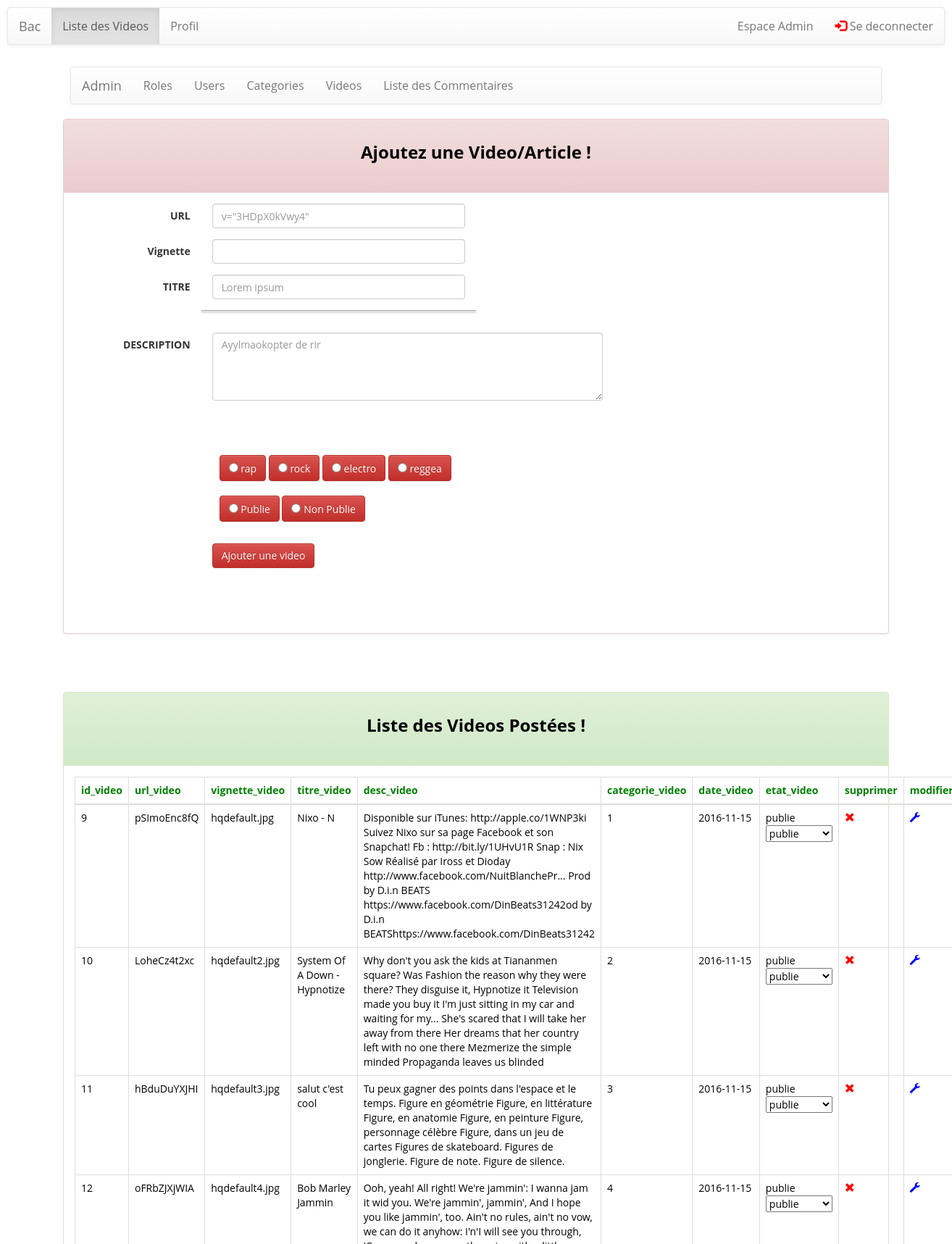
The app's page /formuAjoutVideo.php (signed in, upper part), older data.
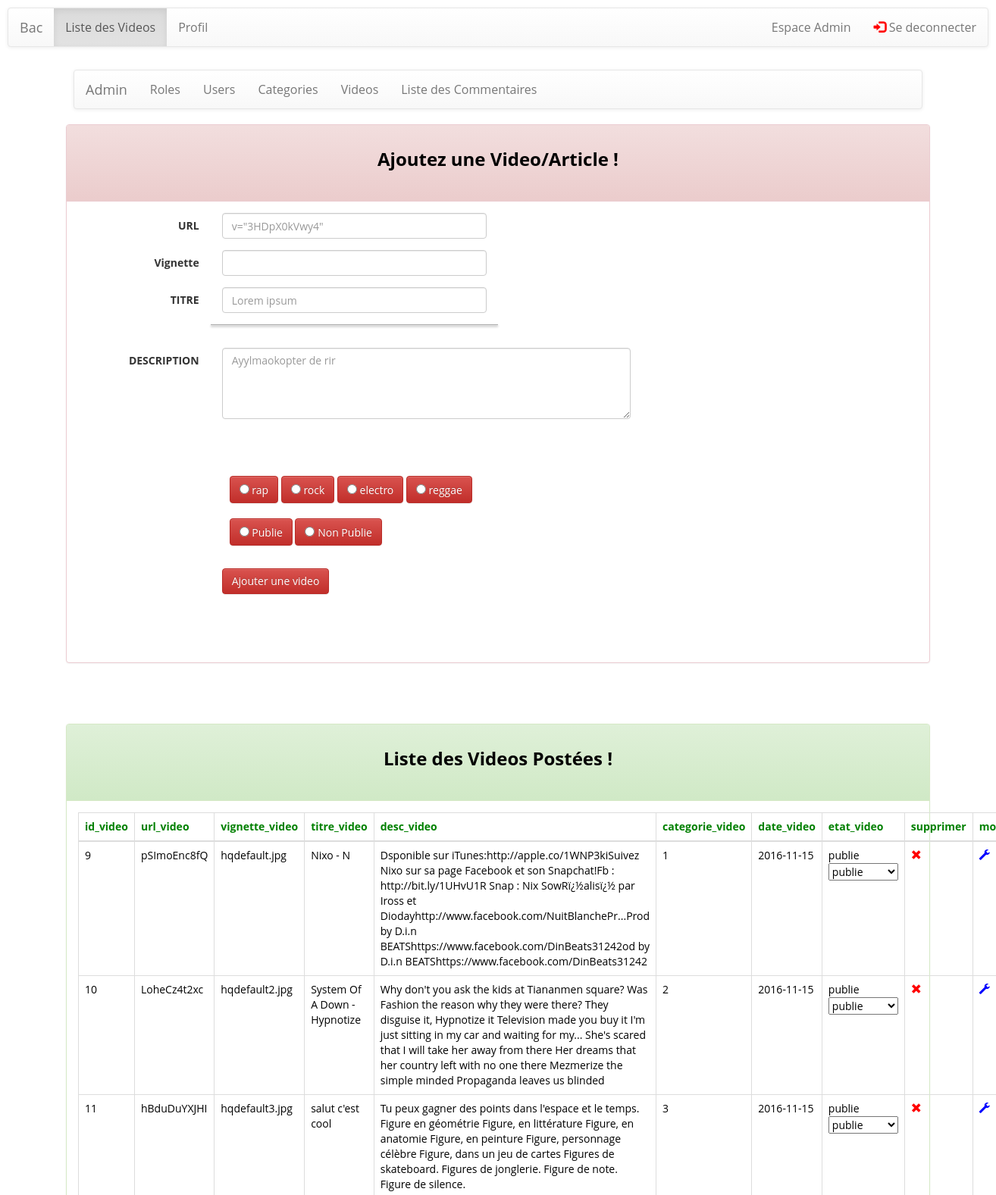
The same page, newer data.
### tables this page shows
CREATE TABLE `categories` (
  `id_categorie` int(11) NOT NULL,
  `nom_categorie` varchar(50) NOT NULL
);

CREATE TABLE `videos` (
  `id_video` int(11) NOT NULL,
  `url_video` varchar(255) NOT NULL,
  `vignette_video` varchar(255) NOT NULL,
  `titre_video` varchar(255) NOT NULL,
  `desc_video` varchar(2000) NOT NULL,
  `categorie_video` varchar(255) NOT NULL,
  `date_video` date DEFAULT NULL,
  `etat_video` varchar(20) NOT NULL
);

### listVideos.php (the view, shortened to what the changed rows need)
<div class="container">
    <div class="panel panel-success">
        <div class="panel-body">
<?php
$link = mysqli_connect('localhost','knab','knab','bac');
$tableHeading =array('id_video',
    'url_video',
    'vignette_video',
    'titre_video',
    'desc_video',
    'categorie_video',
    'date_video',
    'etat_video');
$tableHeading[]='supprimer';
$tableHeading[]='modifier';
echo "<table id='table' class='table table-bordered table-responsive table-hover'>";
echo "<thead><tr>";
$i=0;
$tailleChamps = count($tableHeading);
for( $i; $i < $tailleChamps; $i++)
{  ?>
    <th><?=$tableHeading[$i]?></th>
<?php }
echo "</tr></thead>";
echo "<tbody>";
$videos = "SELECT * FROM videos
	LEFT JOIN categories
	ON videos.categorie_video = categories.id_categorie
	WHERE etat_video = 'publie'
	ORDER BY id_video";
$reponse = mysqli_query($link, $videos);
if(mysqli_num_rows($reponse)>0){
    while($row = mysqli_fetch_assoc($reponse)){
        echo '<form action="modifier_video.php" method="post">';
        echo "<tr class='".$row['id_video']."'>";
        echo "<td class='".$row['id_video']."'>".$row['id_video']."<input type='hidden' name='id_video' value='".$row['id_video']."'></td>";
        echo "<td class='".$row['url_video']."'>".$row['url_video']."<input type='hidden' name='url_video' value='".$row['url_video']."'></td>";
        echo "<td class='".$row['vignette_video']."'>".$row['vignette_video']."<input type='hidden' name='vignette_video' value='".$row['vignette_video']."'></td>";
        echo "<td class='".$row['titre_video']."'>".$row['titre_video']."<input type='hidden' name='titre_video' value='".$row['titre_video']."'></td>";
        echo "<td class='".$row['desc_video']."'>".$row['desc_video']."<input type='hidden' name='desc_video' value='".$row['desc_video']."'></td>";
        echo "<td class='".$row['categorie_video']."'>".$row['categorie_video']."<input type='hidden' name='categorie_video' value='".$row['categorie_video']."'></td>";
        echo "<td class='".$row['date_video']."'>".$row['date_video']."<input type='hidden' name='date_video' value='".$row['date_video']."'></td>";
        echo "<td class='".$row['etat_video']."'>".$row['etat_video']."<select type='hidden' name='etat_video'>
                                                                            <option value='publie'>publie</option>
                                                                            <option value='non publie'>non publie</option>
                                                                      </select>
                                                                         </td>";
        $champSupprimer = '<td><a id="'.$row["id_video"].'" href="javascript:void(0)" onclick="removeUser('.$row["id_video"].')">
						<span class="glyphicon glyphicon-remove"  style="color:red;" aria-hidden="true"></span></a></td>';
        echo $champSupprimer;
        $champModifier = ' <td><a  class="modifier" id="'.$row["id_video"].'" >
						<span class="glyphicon glyphicon-wrench" style="color:blue;" aria-hidden="true"></span></a>
						<input type="submit" name="modifier" value="modifier"></td>';
        echo $champModifier;
        echo "</tr>";
        echo '</form>';
    }
}
echo "</tbody>";
echo "</table>";
?>
        </div>
    </div>
</div>

### formuAjoutVideo.php (shortened to what the changed rows need)
<?php
include('config.php');
?>
<!DOCTYPE html>
<html lang="fr">
<head>
    <link rel="stylesheet" href="https://maxcdn.bootstrapcdn.com/bootstrap/3.3.6/css/bootstrap.min.css">
    <link rel="stylesheet" href="https://maxcdn.bootstrapcdn.com/bootstrap/3.3.6/css/bootstrap-theme.min.css">
    <link href="assets/css/style.css" rel="stylesheet" />
    <link href="assets/css/custom.css" rel="stylesheet" />
</head>
<body>
<div class="container">
        <div class="panel panel-danger">
            <div class="panel-body">
            <form class="form-horizontal" role="form" method="post" action="traitementAjoutVideo.php">
                <br>
                <br>
                <br>
                <div class="col-md-6 col-md-offset-2">
                    <?php
                    $sql= "SELECT * FROM categories";
                    $req = $link->query($sql);
                    while ($row = mysqli_fetch_object($req)) {
                        ?>
                        <label class="btn btn-danger checked">
                            <input type="radio" name="categorie[]" value="<?= $row->id_categorie;?>"> <?= $row->nom_categorie;?>
                        </label>
                        <?php
                    }
                    ?>
                    <br>
                    <br>
                    <label class="btn btn-danger checked">
                        <input type="radio" name="etat" value="publie"> Publie
                    </label>
                    <label class="btn btn-danger">
                        <input type="radio" name="etat" value="non publie"> Non Publie
                    </label>
                </div>
                <br>
                <br>
                <br>
            </form>
        </div>
    </div>
</div>
<br>
<br>
<br>
<?php include('listVideos.php'); ?>
<?php include('remonter.php'); ?>
</body>
</html>

Row changes from the older to the newer data that the page shows:
no longer on this page (row unchanged): videos: id_video "12", url_video "oFRbZJXjWIA", vignette_video "hqdefault4.jpg", titre_video "Bob Marley Jammin", categorie_video "4", date_video "2016-11-15", etat_video "publie"
changed categories: value "☐ reggea" → "☐ reggae"; nom_categorie "reggea" → "reggae"
changed videos "pSImoEnc8fQ": desc_video "Disponible sur iTunes: http://apple.co/1WNP3ki Suivez Nixo sur sa page Facebook et son Snapchat! Fb : http://bit.ly/1UHvU1R Snap : Nix Sow Réalisé par Iross et Dioday http://www.facebook.com/NuitBlanchePr... Prod by D.i.n BEATS https://www.facebook.com/DinBeats31242od by D.i.n BEATShttps://www.facebook.com/DinBeats31242" → "Dsponible sur iTunes:http://apple.co/1WNP3kiSuivez Nixo sur sa page Facebook et son Snapchat!Fb : http://bit.ly/1UHvU1R Snap : Nix SowRï¿½alisï¿½ par Iross et Diodayhttp://www.facebook.com/NuitBlanchePr...Prod by D.i.n BEATShttps://www.facebook.com/DinBeats31242od by D.i.n BEATShttps://www.facebook.com/DinBeats31242"
